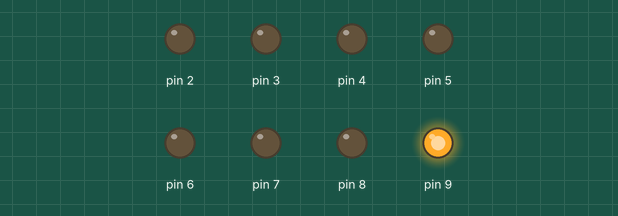
Recording of a sketch running on a simulated Arduino Uno, built with avr-gcc and run on an emulated ATmega328P. Parts: output pins drawn as LEDs (lit = HIGH).

Above: at 0.05 s.
At 0.35 s:
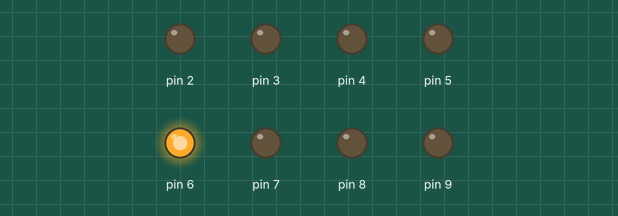
At 0.75 s:
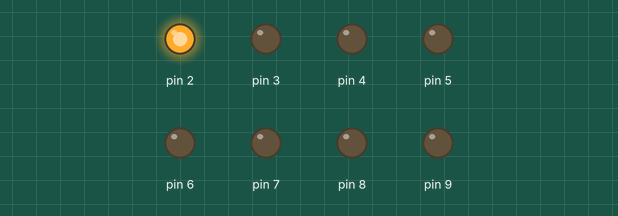
At 1.45 s:
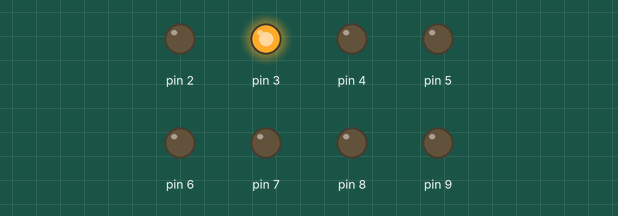
At 2.15 s:
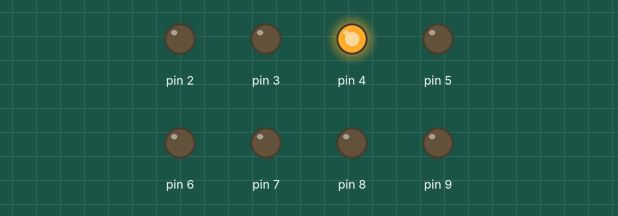
At 2.85 s:
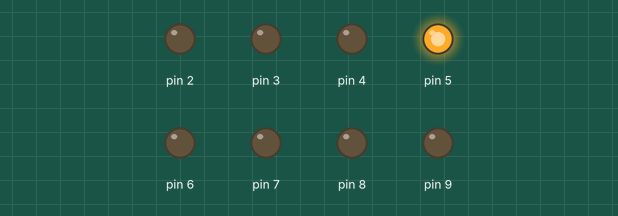
Timing chart, 0 to 3.1 s (numbered marks = the images above):
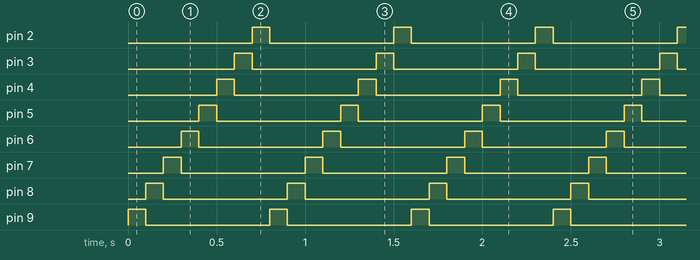

Measured:
- by itself, pin 2–9: alternates HIGH for 0.10 s and LOW for 0.70 s
- by itself, everything shown: repeats every 0.80 s, in 8 steps

The sketch:

zad2.ino
```cpp
#include <ISADefinitions.h>

void setup() {
int licznik;

for(licznik = 0; licznik<8; licznik++)
   {
pinMode(LEDS[licznik], OUTPUT);
    }


}

void loop() {
int dioda;
int licznik;

for(licznik = 0; licznik<8; licznik++)
   {
    digitalWrite(LEDS[licznik], HIGH);
    delay(100);
    digitalWrite(LEDS[licznik], LOW);

   }

}
```
